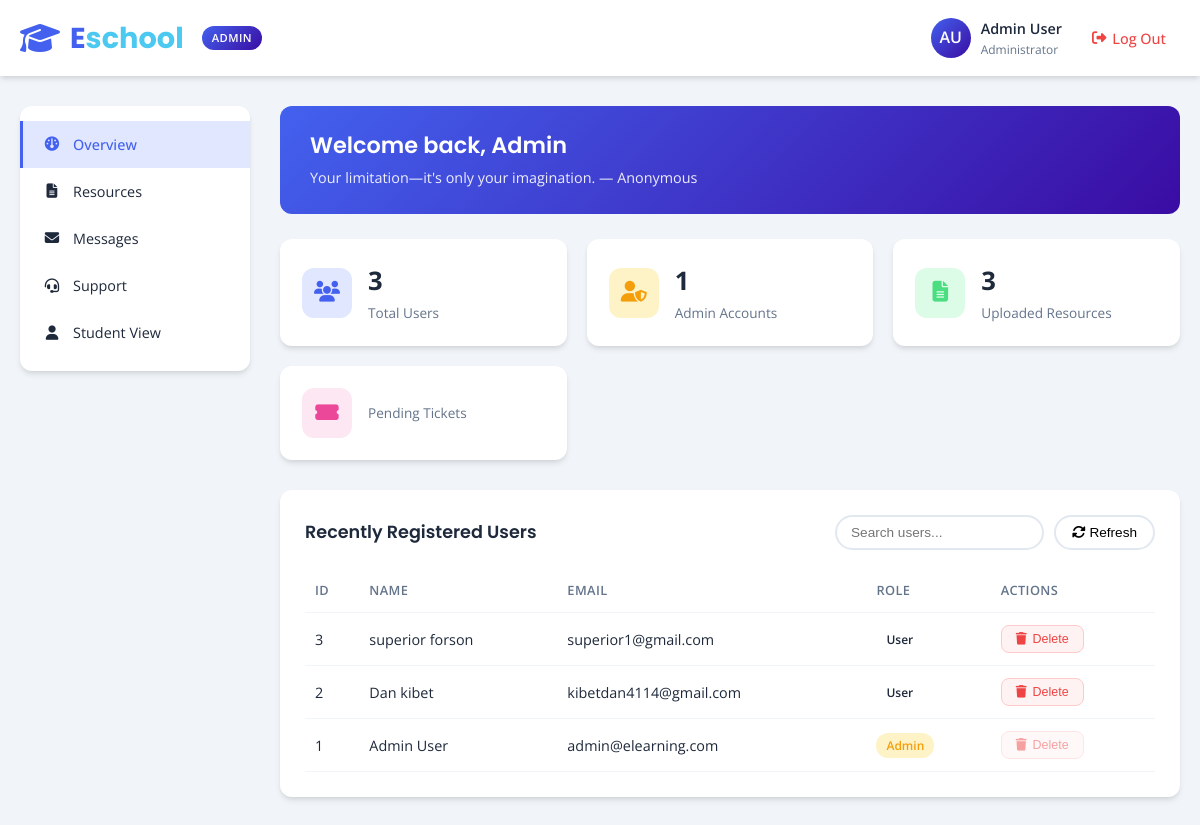
The page /admin-dashboard (signed in) on the database as committed earlier.
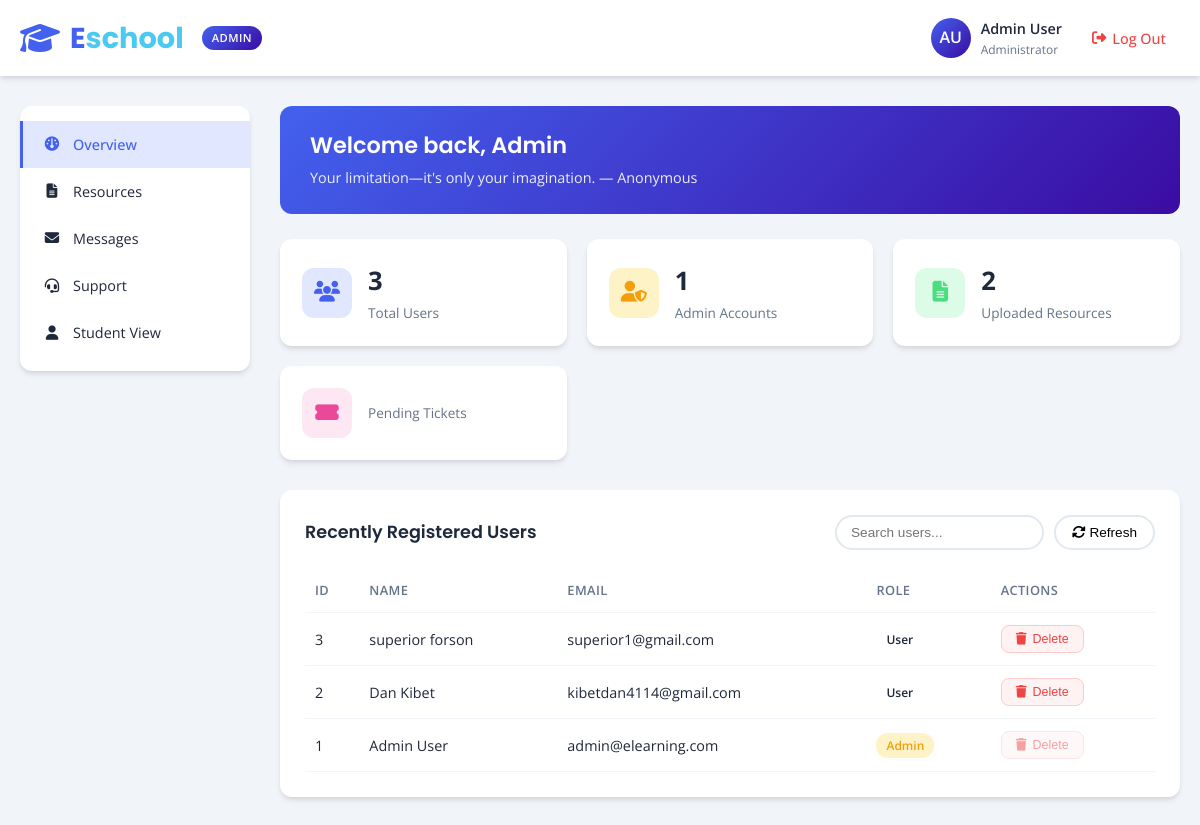
The same page on the database as committed later.
### tables this page shows
CREATE TABLE users (
            id INTEGER PRIMARY KEY AUTOINCREMENT,
            firstname TEXT NOT NULL,
            lastname TEXT NOT NULL,
            email TEXT UNIQUE NOT NULL,
            password TEXT NOT NULL,
            role TEXT DEFAULT 'user'
        , avatar_filename TEXT, bio TEXT, phone TEXT, country TEXT, timezone TEXT, address TEXT, preferences_json TEXT, session_version INTEGER DEFAULT 0, is_active INTEGER DEFAULT 1);

### backen.py (the view)
@app.route('/admin-dashboard')
def admin_dashboard():
    if 'user_id' not in session:
        return redirect(url_for('login'))
    if session.get('role') != 'admin':
        return redirect(url_for('dashboard'))
    if 'quote_text' not in session:
        quote = get_random_quote()
        session['quote_text'] = quote['text']
        session['quote_author'] = quote['author']
    conn = sqlite3.connect('users.db')
    cursor = conn.cursor()
    cursor.execute("SELECT COUNT(*) FROM users")
    total_users = cursor.fetchone()[0]
    cursor.execute("SELECT COUNT(*) FROM users WHERE role = 'admin'")
    total_admins = cursor.fetchone()[0]
    cursor.execute("SELECT COUNT(*) FROM resources")
    total_resources = cursor.fetchone()[0]
    cursor.execute("""
        SELECT id, firstname, lastname, email, role
        FROM users
        ORDER BY id DESC
        LIMIT 10
    """)
    recent_users = cursor.fetchall()
    conn.close()
    return render_template(
        'admin_dashboard.html',
        firstname=session['firstname'],
        lastname=session['lastname'],
        quote_text=session.get('quote_text'),
        quote_author=session.get('quote_author'),
        total_users=total_users,
        total_admins=total_admins,
        total_resources=total_resources,
        recent_users=recent_users
    )

### backen.py (called while the page is built)
@app.context_processor
def inject_user():
    avatar_url = None
    if 'user_id' in session:
        conn = sqlite3.connect('users.db')
        cursor = conn.cursor()
        cursor.execute('SELECT avatar_filename FROM users WHERE id = ?', (session['user_id'],))
        row = cursor.fetchone()
        conn.close()
        if row and row[0]:
            avatar_url = f"/static/uploads/avatars/{session['user_id']}/{row[0]}"
    return dict(
        firstname=session.get('firstname'),
        lastname=session.get('lastname'),
        user_id=session.get('user_id'),
        role=session.get('role'),
        avatar_url=avatar_url,
        quote_text=session.get('quote_text'),
        quote_author=session.get('quote_author')
    )

### templates/admin_dashboard.html (shortened to what this page needs)
{% extends "admin.html" %}
{% block allcontent %}
<div class="admin-content">
    <div class="welcome-banner">
        <h2>Welcome back, {{ firstname }}</h2>
        <p>{{ quote_text }} — {{ quote_author }}</p>
    </div>
    <div class="stats-grid">
        <div class="stat-card">
            <div class="stat-icon users"><i class="fas fa-users"></i></div>
            <div>
                <div class="stat-value">{{ total_users }}</div>
                <div class="stat-label">Total Users</div>
            </div>
        </div>
        <div class="stat-card">
            <div class="stat-icon admins"><i class="fas fa-user-shield"></i></div>
            <div>
                <div class="stat-value">{{ total_admins }}</div>
                <div class="stat-label">Admin Accounts</div>
            </div>
        </div>
        <div class="stat-card">
            <div class="stat-icon resources"><i class="fas fa-file-alt"></i></div>
            <div>
                <div class="stat-value">{{ total_resources }}</div>
                <div class="stat-label">Uploaded Resources</div>
            </div>
        </div>
        <div class="stat-card">
            <div class="stat-icon" style="background: #fce7f3; color: #ec489a;"><i class="fas fa-ticket-alt"></i></div>
            <div>
                <div class="stat-label">Pending Tickets</div>
            </div>
        </div>
    </div>
    <div class="panel">
        <div style="display: flex; justify-content: space-between; align-items: center; flex-wrap: wrap; gap: 10px; margin-bottom: 18px;">
            <h3 style="margin: 0;">Recently Registered Users</h3>
            <div style="display: flex; gap: 10px; align-items: center; flex-wrap: wrap;">
                <input type="text" id="searchUsers" placeholder="Search users..." style="padding: 8px 14px; border: 2px solid #e2e8f0; border-radius: 20px; font-size: 0.85rem; min-width: 200px;">
                <button onclick="refreshUsers()" style="padding: 8px 16px; border: 2px solid #e2e8f0; background: white; border-radius: 20px; cursor: pointer; font-size: 0.85rem; transition: var(--transition);">
                    <i class="fas fa-rotate"></i> Refresh
                </button>
            </div>
        </div>
        <table class="users-table">
            <thead>
                <tr>
                    <th>ID</th>
                    <th>Name</th>
                    <th>Email</th>
                    <th>Role</th>
                    <th>Actions</th>
                </tr>
            </thead>
            <tbody id="usersTableBody">
                {% for user in recent_users %}
                <tr data-user-id="{{ user[0] }}">
                    <td>{{ user[0] }}</td>
                    <td>{{ user[1] }} {{ user[2] }}</td>
                    <td>{{ user[3] }}</td>
                    <td><span class="role-pill {{ user[4] or 'student' }}">{{ user[4] or 'student' }}</span></td>
                    <td>
                        <button class="delete-user-btn" onclick="deleteUser({{ user[0] }}, '{{ user[1] }} {{ user[2] }}')"
                                {% if user[0] == session.get('user_id') %}disabled style="opacity: 0.5; cursor: not-allowed;"{% endif %}>
                            <i class="fas fa-trash"></i> Delete
                        </button>
                    </td>
                </tr>
                {% endfor %}
            </tbody>
        </table>
    </div>
</div>
{% endblock %}

### templates/admin.html (shortened to what this page needs)
<!DOCTYPE html>
<html lang="en">
<head>
    <link rel="stylesheet" href="https://cdnjs.cloudflare.com/ajax/libs/font-awesome/6.4.0/css/all.min.css">
</head>
<body>
    <header class="dashboard-header">
        <div class="header-container">
            <a href="/admin-dashboard" class="logo">
                <i class="fas fa-graduation-cap logo-icon"></i>
                <div class="logo-text">E<span>school</span></div>
                <span class="admin-badge">Admin</span>
            </a>
            <div class="header-actions">
                <div class="user-chip">
                    <div class="user-avatar" data-profile-avatar>
                        {% if avatar_url %}
                            <img src="{{ avatar_url }}" alt="Profile photo">
                        {% else %}
                            {{ firstname[0] }}{{ lastname[0] }}
                        {% endif %}
                    </div>
                    <div class="user-meta">
                        <div class="user-name">{{ firstname }} {{ lastname }}</div>
                        <div class="user-role">Administrator</div>
                    </div>
                </div>
                <a href="/logout" class="logout-link">
                    <i class="fas fa-sign-out-alt"></i>
                    <span>Log Out</span>
                </a>
            </div>
        </div>
    </header>
    <div class="admin-layout">
        <nav class="admin-sidebar" id="adminSidebar">
            <a href="/admin-dashboard" class="nav-item {% if request.endpoint == 'admin_dashboard' %}active{% endif %}">
                <i class="fas fa-gauge"></i>
                <span>Overview</span>
            </a>
            <a href="/admin_resources" class="nav-item {% if request.endpoint == 'admin_resources' %}active{% endif %}">
                <i class="fas fa-file-alt"></i>
                <span>Resources</span>
            </a>
            <a href="/admin_messages" class="nav-item {% if request.endpoint == 'admin_messages' %}active{% endif %}">
                <i class="fas fa-envelope"></i>
                <span>Messages</span>
            </a>
            <a href="/admin_support" class="nav-item {% if request.endpoint == 'admin_support' %}active{% endif %}">
                <i class="fas fa-headset"></i>
                <span>Support</span>
            </a>
            <a href="/dashboard?admin_preview=1" class="nav-item">
                <i class="fas fa-user"></i>
                <span>Student View</span>
            </a>
        </nav>
        <div class="admin-content">
            {% block allcontent %}{% endblock %}
        </div>
    </div>
</body>
</html>

### templates/admin_dashboard.html (style rules this page uses)
.delete-user-btn { display: inline-flex; align-items: center; gap: 6px; padding: 6px 14px; border-radius: 8px; border: 1px solid #fecaca; background: #fef2f2; color: var(--danger-color); font-size: 0.78rem; font-weight: 500; cursor: pointer; transition: var(--transition); white-space: nowrap; }
.delete-user-btn:disabled { opacity: 0.5; cursor: not-allowed; }

Rows that differ between the two databases and show on the page:
changed users "Dan": lastname "kibet" → "Kibet"
Other text that changed with them:
{{ total_resources }}: "3" → "2"
